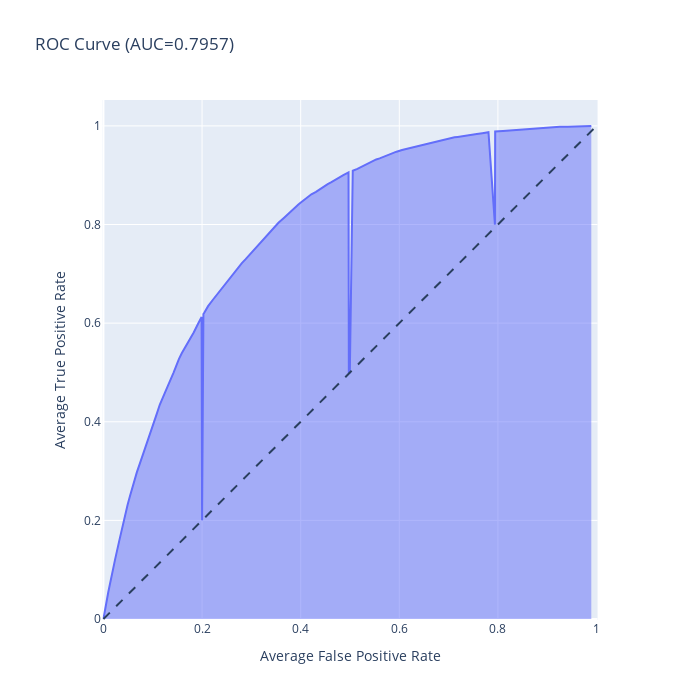

The cell this chart's notebook holds for it:
### Markdown cell above
##### Average AUC-ROC Curve of all folds

### Code cell
# Calculate the (1) average false positive rate, (2) average true positive rate

# Get the maximum length of the arrays in the list
max_length_fpr = max(len(a) for a in fpr_values)
max_length_tpr = max(len(a) for a in tpr_values)

# Pad each array in the list with zeros so that they have the same length
padded_fpr = np.array([np.pad(a, (0, max_length_fpr - len(a)), mode='constant') for a in fpr_values])
padded_tpr = np.array([np.pad(a, (0, max_length_tpr - len(a)), mode='constant') for a in tpr_values])

weights = [len(test_index) / len(y) for _, test_index in skf.split(X,y)]
avg_auc_roc = np.average(auc_roc_scores, weights=weights, axis=0)
avg_fpr_value = np.average(padded_fpr, weights=weights, axis=0)
avg_tpr_value = np.average(padded_tpr, weights=weights, axis=0)

# Plot AUC using area chart
fig = px.area(
    x = avg_fpr_value, y = avg_tpr_value,
    title = f'ROC Curve (AUC={avg_auc_roc:.4f})',
    labels = dict(x = 'Average False Positive Rate', y = 'Average True Positive Rate'),
    width = 700, height = 700
)

# This part adds formatting & plots the dashed line at AUC=0.5 
fig.add_shape(type='line', line=dict(dash='dash'), x0=0, x1=1, y0=0, y1=1)
fig.update_yaxes(scaleanchor="x", scaleratio=1)
fig.update_xaxes(constrain='domain')

fig.show()

### Figure 1 — Plotly figure (JSON) as saved in the notebook; plotly's stock layout.template omitted (floating-point values rounded to 4 significant figures)
{"data": [{"fillpattern": {"shape": ""}, "hovertemplate": "Average False Positive Rate=%{x}<br>Average True Positive Rate=%{y}<extra></extra>", "legendgroup": "", "line": {"color": "#636efa"}, "marker": {"symbol": "circle"}, "mode": "lines", "name": "", "orientation": "v", "showlegend": false, "stackgroup": "1", "type": "scatter", "x": [0, 0.002454, 0.005591, 0.007841, 0.009682, 0.01217, 0.01595, 0.02001, 0.02376, 0.03201, 0.03866, 0.04387, 0.04889, 0.05356, 0.05925, 0.06269, 0.06784, 0.07309, 0.08328, 0.09753, 0.1078, 0.1105, 0.1144, 0.1261, 0.1316, 0.1379, 0.142, 0.147, 0.1513, 0.153, 0.1588, 0.1664, 0.1738, 0.1831, 0.1929, 0.1991, 0.2027, 0.2044, 0.2066, 0.209, 0.2122, 0.222, 0.2287, 0.2362, 0.2422, 0.248, 0.2534, 0.259, 0.2651, 0.2734, 0.2807, 0.2884, 0.3003, 0.3138, 0.3203, 0.3267, 0.3368, 0.3456, 0.3549, 0.3659, 0.3752, 0.381, 0.3877, 0.3907, 0.3953, 0.399, 0.4051, 0.411, 0.4217, 0.431, 0.4388, 0.4474, 0.4548, 0.4623, 0.4722, 0.4802, 0.4864, 0.497, 0.5056, 0.515, 0.5252, 0.5314, 0.5396, 0.5482, 0.5531, 0.5601, 0.5668, 0.5754, 0.5818, 0.59, 0.5944, 0.6055, 0.6175, 0.6297, 0.6437, 0.6566, 0.6609, 0.6705, 0.6873, 0.7036, 0.707, 0.7119, 0.7182, 0.7277, 0.7332, 0.7439, 0.7572, 0.7684, 0.7808, 0.7944, 0.8102, 0.8223, 0.8396, 0.8593, 0.8739, 0.8919, 0.9082, 0.9256, 0.9419, 0.957, 0.9689, 0.9802, 0.9894, 0.7939, 0.4976, 0.4997, 0.2], "xaxis": "x", "y": [0, 0.01602, 0.03092, 0.04636, 0.05375, 0.06578, 0.08187, 0.1042, 0.1214, 0.1584, 0.1893, 0.211, 0.2312, 0.2486, 0.2704, 0.284, 0.2979, 0.3132, 0.3417, 0.3823, 0.4149, 0.4232, 0.435, 0.4622, 0.4743, 0.4908, 0.4992, 0.5118, 0.5241, 0.5271, 0.5388, 0.5514, 0.5655, 0.5809, 0.6008, 0.6124, 0.6184, 0.6211, 0.625, 0.6295, 0.6344, 0.6474, 0.6561, 0.6648, 0.674, 0.6804, 0.6872, 0.695, 0.7029, 0.7125, 0.7216, 0.7298, 0.7429, 0.7578, 0.7646, 0.7724, 0.7836, 0.7939, 0.8035, 0.8134, 0.8223, 0.8286, 0.8338, 0.837, 0.8406, 0.8435, 0.8482, 0.8531, 0.8613, 0.8661, 0.8716, 0.8769, 0.8818, 0.8858, 0.892, 0.8968, 0.9003, 0.9055, 0.909, 0.9129, 0.9181, 0.9215, 0.9264, 0.9297, 0.9319, 0.9341, 0.9371, 0.9408, 0.9432, 0.9464, 0.9477, 0.9511, 0.9541, 0.9573, 0.9608, 0.9636, 0.9647, 0.9669, 0.971, 0.975, 0.9758, 0.9769, 0.9777, 0.9788, 0.9797, 0.9814, 0.9834, 0.9852, 0.9872, 0.9886, 0.9898, 0.9908, 0.9924, 0.994, 0.9953, 0.9961, 0.9971, 0.9981, 0.9985, 0.9988, 0.9992, 0.9995, 0.9998, 0.7998, 0.4999, 0.4999, 0.2], "yaxis": "y"}], "layout": {"height": 700, "legend": {"tracegroupgap": 0}, "shapes": [{"line": {"dash": "dash"}, "type": "line", "x0": 0, "x1": 1, "y0": 0, "y1": 1}], "title": {"text": "ROC Curve (AUC=0.7957)"}, "width": 700, "xaxis": {"anchor": "y", "constrain": "domain", "domain": [0, 1], "title": {"text": "Average False Positive Rate"}}, "yaxis": {"anchor": "x", "domain": [0, 1], "scaleanchor": "x", "scaleratio": 1, "title": {"text": "Average True Positive Rate"}}}}
